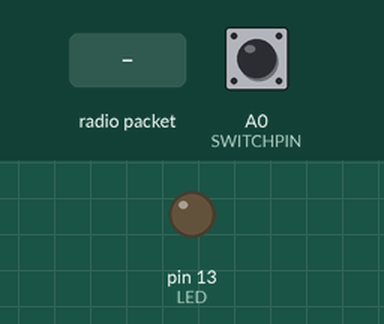
Recording of a sketch running on a simulated Arduino Uno, built with avr-gcc and run on an emulated ATmega328P. On the bench: output pins drawn as LEDs (lit = HIGH). Inputs (shaded band) come from the test bench; at power-on: A0 (SWITCHPIN) LOW. No radio packets arrive unless stated; pins used as bus, display or sensor lines are not drawn; what the sketch prints to the serial monitor is not drawn.

Above: at 1.3 s.
1.4 s: radio packet "1" arrives
Timing chart, 0 to 4.4 s (numbered marks = the images above; inputs shaded):
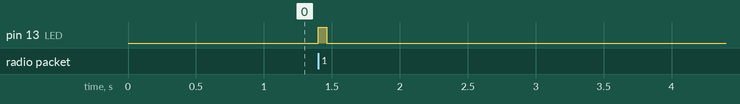

The sketch:

Alpha_Transceiver.ino
```cpp
// Feather9x_RX
// -*- mode: C++ -*-


/* Include header files  */
#include <SPI.h>
#include <RH_RF95.h>

/* Define pin on the arduino that the switch is connected to */
#define SWITCHPIN  A0

/* for Feather32u4 RFM9x */
#define RFM95_CS 8
#define RFM95_RST 4
#define RFM95_INT 7

// Change to 434.0 or other frequency, must match RX's freq!
#define RF95_FREQ 915.0

// Singleton instance of the radio driver
RH_RF95 rf95(RFM95_CS, RFM95_INT);

// Blink this LED when alpha receives
#define LED 13

void setup()
{
  // Initialize pins
  pinMode(LED, OUTPUT);
  pinMode(RFM95_RST, OUTPUT);
  digitalWrite(RFM95_RST, HIGH);

  // Start serial
  Serial.begin(115200);

  // Delay for startup
  delay(100);

  // Manual Reset to Check
  digitalWrite(RFM95_RST, LOW);
  delay(10);
  digitalWrite(RFM95_RST, HIGH);
  delay(10);

  // Print error message if LoRa fails
  while (!rf95.init()) {
    //Serial.println("LoRa radio init failed");
    while (1);
  }
  // Otherwise print OK message
  //Serial.println("LoRa radio init OK!");

  // Defaults after init are 434.0MHz, modulation GFSK_Rb250Fd250, +13dbM
  if (!rf95.setFrequency(RF95_FREQ)) {
    //Serial.println("setFrequency failed");
    while (1);
  }
  // Use to manually set frequency while testing in serial monitor
  // Serial.print("Set Freq to: "); Serial.println(RF95_FREQ);

  // Defaults after init are 434.0MHz, 13dBm, Bw = 125 kHz, Cr = 4/5, Sf = 128chips/symbol, CRC on

  // The default transmitter power is 13dBm, using PA_BOOST.
  // If you are using RFM95/96/97/98 modules which uses the PA_BOOST transmitter pin, then
  // you can set transmitter powers from 5 to 23 dBm:
  rf95.setTxPower(23, false);   // Use to boost power
}

void loop()
{
  if (rf95.available())   // If radio is available
  {
    // Should be a message for us now
    uint8_t buf[RH_RF95_MAX_MESSAGE_LEN];
    uint8_t len = sizeof(buf);    // Setting buffer

    if (rf95.recv(buf, &len))   // Whatever is received will be in buf
    {
      digitalWrite(LED, HIGH);    // To indicate that somethign was received
      // Serial.print("Got: ");
      Serial.println((char*)buf);  // Send what was received to serial monitor for Arduino debugging
      /* Use to print signal strength to test how far we can take the beta transceiver */
      // Serial.print("RSSI: ");
      // Serial.println(rf95.lastRssi(), DEC);

      // Send a reply
      if(digitalRead(SWITCHPIN) == HIGH)    // This means the user wants the beta transceiver to buzz
      {
        uint8_t data[] = "1";   // Send buzz
        rf95.send(data, sizeof(data));  // Send using LoRa radio
        rf95.waitPacketSent();    // Wait till all the packets are sent
        // Serial.println("Sent a reply");
        digitalWrite(LED, LOW);   // Physical indication of sent signal
      }
      else    // If the user doesn't want the beta transceiver to buzz
      {
        uint8_t data[] = "0";   // Send no buzz
        rf95.send(data, sizeof(data));  // Send using LoRa radio
        rf95.waitPacketSent();  // Wait till all the packets are sent
        // Serial.println("Sent a reply");
        digitalWrite(LED, LOW); // Physical indication of sent signal
      }
    }
    else
    {
      /* Check here to know if Receive is failing */
      // Serial.println("Receive failed");
    }
  }
}
```

Measured:
- after the input at 1.4 s, pin 13 (LED): LOW → HIGH at once, → LOW 0.06 s later
